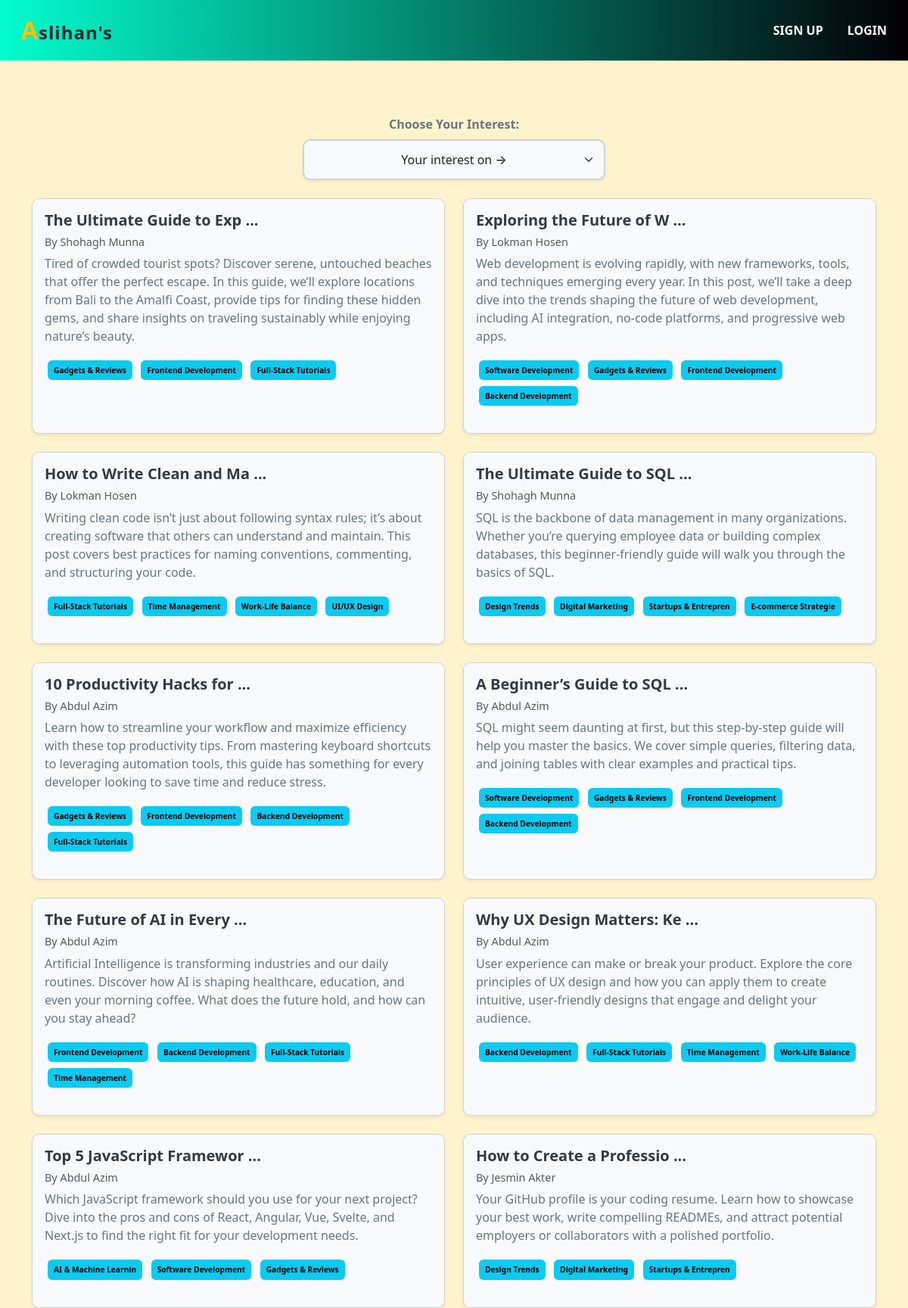
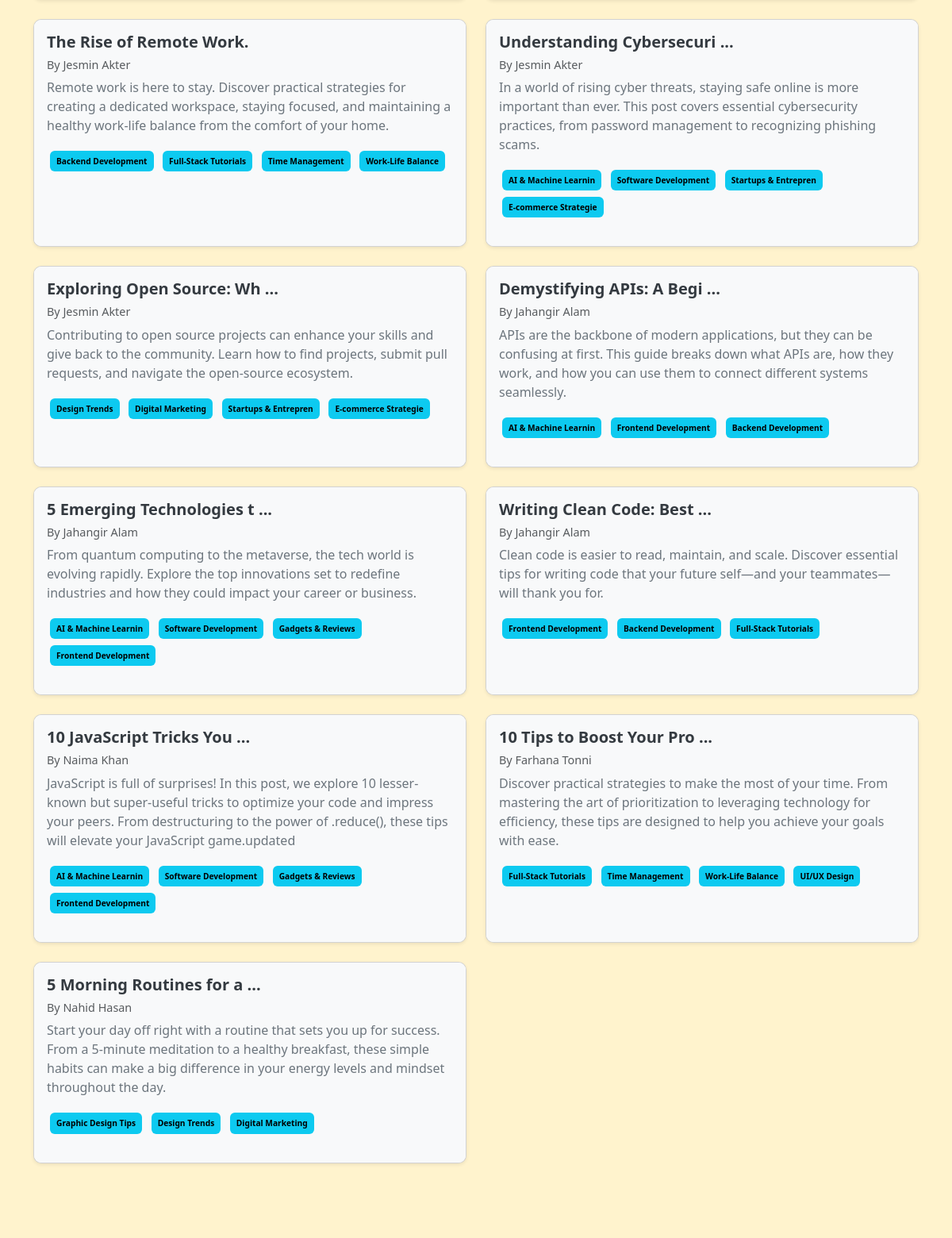
The page / (upper part) on the database its author committed (2 pictures, top to bottom).
### posts/models.py (models this page shows, shortened)
class Post(models.Model):
    title = models.CharField(max_length=50)
    content = models.TextField()
    category = models.ManyToManyField(Category)
    author = models.ForeignKey(User, on_delete=models.CASCADE)

### categories/models.py (models this page shows, shortened)
class Category(models.Model):
    name = models.CharField(max_length=20)
    slug = models.CharField(max_length=100, unique=True, null=True, blank = True)

### django_simple_blog_project/views.py (the view)
# urls.py: 2. Add a URL to urlpatterns:  path('', views.home, name='home')
def home(request, category_slug=None):
    author = Author.objects.all()
    data = Post.objects.all()
    if category_slug is not  None:
        data = Post.objects.filter(category__slug=category_slug)
    categories = Category.objects.all()
    return render(request, 'index.html', {'data': data, 'category': categories})

### templates/index.html (shortened to what this page needs)
{% extends "base.html" %} {% block content %}
<div class="container my-4">
  <div class="dropdown-container text-center mb-4">
    <label for="categorySelect" class="form-label fw-bold text-secondary">Choose Your Interest:</label>
    <select
      id="categorySelect"
      class="form-select shadow-sm"
      aria-label="Default select example"
      onchange="location = this.value"
      style="
        max-width: 400px;
        margin: auto;
        padding: 0.8rem;
        font-size: 1rem;
        font-weight: 500;
        border-radius: 10px;
        border: 2px solid #ced4da;
        background-color: #f8f9fa;
        transition: all 0.3s ease;
      "
    >
      <option class="text-center" value="" selected>Your interest on →</option>
    </select>
  </div>
  <div class="row">
    {% for post in data %}
    <div class="col-md-6 mb-4">
      <div
        class="card shadow-sm h-100"
        style="border-radius: 10px; overflow: hidden"
      >
        <div class="card-body" style="background-color: #f8f9fa">
          <h5 class="card-title" style="font-weight: bold; color: #343a40">
            {{ post.title|slice:":25" }} {% if post.title|length > 25 %} ...
            {% endif %}
          </h5>
          <h6 class="text-muted" style="font-size: 0.9em">
            By {{ post.author.first_name}} {{post.author.last_name}}
          </h6>
          <p class="card-text" style="color: #6c757d">
            {{ post.content|slice:":300" }}
          </p>
          <div style="font-size: 0.85em; margin-bottom: 1rem">
            {% for cat in post.category.all %}
            <span
              class="badge text-bg-info p-2 m-1"
              style="background-color: #6c757d"
              >{{ cat.name }}</span
            >
            {% endfor %}
          </div>
        </div>
      </div>
    </div>
    {% endfor %}
  </div>
</div>
{% endblock %}

### templates/base.html (style rules this page uses)
html, body { height: 100%; margin: 0; }
body { display: flex; flex-direction: column; }

### rows shown on the page
Post: title "The Ultimate Guide to Exp", author.first_name "Shohagh", author.last_name "Munna", content "Tired of crowded tourist spots? Discover serene, untouched beaches that offer the perfect escape. In this guide, we’ll explore locations from Bali to the Amalfi Coast, provide tips for finding these hidden gems, and share insights on traveling sustainably while enjoying nature’s beauty."
Category: name "Gadgets & Reviews"
Category: name "Frontend Development"
Category: name "Full-Stack Tutorials"
Post: title "Exploring the Future of W", author.first_name "Lokman", author.last_name "Hosen", content "Web development is evolving rapidly, with new frameworks, tools, and techniques emerging every year. In this post, we’ll take a deep dive into the trends shaping the future of web development, including AI integration, no-code platforms, and progressive web apps."
Category: name "Software Development"
Category: name "Backend Development"
Post: title "How to Write Clean and Ma", author.first_name "Lokman", author.last_name "Hosen", content "Writing clean code isn’t just about following syntax rules; it’s about creating software that others can understand and maintain. This post covers best practices for naming conventions, commenting, and structuring your code."
Category: name "Time Management"
Category: name "Work-Life Balance"
Category: name "UI/UX Design"
Post: title "The Ultimate Guide to SQL", author.first_name "Shohagh", author.last_name "Munna", content "SQL is the backbone of data management in many organizations. Whether you’re querying employee data or building complex databases, this beginner-friendly guide will walk you through the basics of SQL."
Category: name "Design Trends"
Category: name "Digital Marketing"
Category: name "Startups & Entrepren"
Category: name "E-commerce Strategie"
Post: title "10 Productivity Hacks for", author.first_name "Abdul", author.last_name "Azim", content "Learn how to streamline your workflow and maximize efficiency with these top productivity tips. From mastering keyboard shortcuts to leveraging automation tools, this guide has something for every developer looking to save time and reduce stress."
Post: title "A Beginner’s Guide to SQL", author.first_name "Abdul", author.last_name "Azim", content "SQL might seem daunting at first, but this step-by-step guide will help you master the basics. We cover simple queries, filtering data, and joining tables with clear examples and practical tips."
Post: title "The Future of AI in Every", author.first_name "Abdul", author.last_name "Azim", content "Artificial Intelligence is transforming industries and our daily routines. Discover how AI is shaping healthcare, education, and even your morning coffee. What does the future hold, and how can you stay ahead?"
Post: title "Why UX Design Matters: Ke", author.first_name "Abdul", author.last_name "Azim", content "User experience can make or break your product. Explore the core principles of UX design and how you can apply them to create intuitive, user-friendly designs that engage and delight your audience."
Post: title "Top 5 JavaScript Framewor", author.first_name "Abdul", author.last_name "Azim", content "Which JavaScript framework should you use for your next project? Dive into the pros and cons of React, Angular, Vue, Svelte, and Next.js to find the right fit for your development needs."
Category: name "AI & Machine Learnin"
Post: title "How to Create a Professio", author.first_name "Jesmin", author.last_name "Akter", content "Your GitHub profile is your coding resume. Learn how to showcase your best work, write compelling READMEs, and attract potential employers or collaborators with a polished portfolio."
Post: title "The Rise of Remote Work.", author.first_name "Jesmin", author.last_name "Akter", content "Remote work is here to stay. Discover practical strategies for creating a dedicated workspace, staying focused, and maintaining a healthy work-life balance from the comfort of your home."
Post: title "Understanding Cybersecuri", author.first_name "Jesmin", author.last_name "Akter", content "In a world of rising cyber threats, staying safe online is more important than ever. This post covers essential cybersecurity practices, from password management to recognizing phishing scams."
Post: title "Exploring Open Source: Wh", author.first_name "Jesmin", author.last_name "Akter", content "Contributing to open source projects can enhance your skills and give back to the community. Learn how to find projects, submit pull requests, and navigate the open-source ecosystem."
Post: title "Demystifying APIs: A Begi", author.first_name "Jahangir", author.last_name "Alam", content "APIs are the backbone of modern applications, but they can be confusing at first. This guide breaks down what APIs are, how they work, and how you can use them to connect different systems seamlessly."
Post: title "5 Emerging Technologies t", author.first_name "Jahangir", author.last_name "Alam", content "From quantum computing to the metaverse, the tech world is evolving rapidly. Explore the top innovations set to redefine industries and how they could impact your career or business."
Post: title "Writing Clean Code: Best", author.first_name "Jahangir", author.last_name "Alam", content "Clean code is easier to read, maintain, and scale. Discover essential tips for writing code that your future self—and your teammates—will thank you for."
Post: title "10 JavaScript Tricks You", author.first_name "Naima", author.last_name "Khan", content "JavaScript is full of surprises! In this post, we explore 10 lesser-known but super-useful tricks to optimize your code and impress your peers. From destructuring to the power of .reduce(), these tips will elevate your JavaScript game.updated"
Post: title "10 Tips to Boost Your Pro", author.first_name "Farhana", author.last_name "Tonni", content "Discover practical strategies to make the most of your time. From mastering the art of prioritization to leveraging technology for efficiency, these tips are designed to help you achieve your goals with ease."
Post: title "5 Morning Routines for a", author.first_name "Nahid", author.last_name "Hasan", content "Start your day off right with a routine that sets you up for success. From a 5-minute meditation to a healthy breakfast, these simple habits can make a big difference in your energy levels and mindset throughout the day."
Category: name "Graphic Design Tips"
